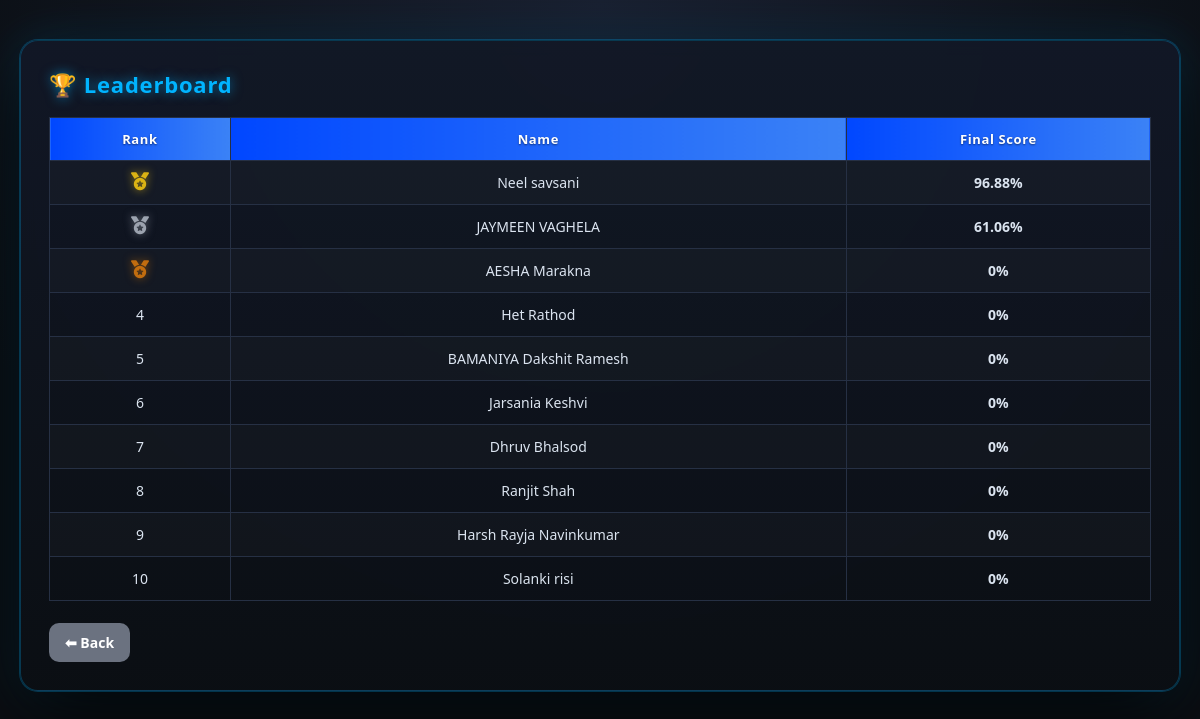
The page /leaderboard.php on the database its author committed.
### tables this page shows
CREATE TABLE `user` (
  `enrollment` varchar(30) NOT NULL,
  `name` varchar(30) NOT NULL,
  `mobile` bigint(10) NOT NULL,
  `email` varchar(30) NOT NULL,
  `status` varchar(30) NOT NULL,
  `wpm` int(4) NOT NULL,
  `accuracy` int(4) NOT NULL,
  `typing_score` int(4) NOT NULL,
  `quiz_score` int(6) NOT NULL,
  `final_score` int(4) NOT NULL
);

### leaderboard.php (the view, shortened to what this page needs)
<?php include "dbconnect.php"; ?>
<!DOCTYPE html>
<html>
<head>
    <link rel="stylesheet" href="css/home.css">
    <link rel="stylesheet" href="https://cdnjs.cloudflare.com/ajax/libs/font-awesome/6.5.1/css/all.min.css">
</head>
<body>
<div class="box">
    <h2>🏆 Leaderboard</h2>
    <table>
        <tr>
            <th>Rank</th>
            <th>Name</th>
            <th>Final Score</th>
        </tr>
<?php
$maxRes = mysqli_query($conn, "SELECT MAX(typing_score) AS max_score FROM user");
$maxRow = mysqli_fetch_assoc($maxRes);
$maxTypingScore = $maxRow['max_score'] ?: 1;
$query = "
SELECT name,
    (
        (typing_score / $maxTypingScore) * 100 +
        (quiz_score / 16000) * 100
    ) / 2 AS final_score
FROM user
ORDER BY final_score DESC
LIMIT 10
";
$res = mysqli_query($conn, $query);
$rank = 1;
while ($row = mysqli_fetch_assoc($res)) {
    if ($rank == 1) {
        $rankDisplay = "<i class='fa-solid fa-medal gold'></i>";
    } elseif ($rank == 2) {
        $rankDisplay = "<i class='fa-solid fa-medal silver'></i>";
    } elseif ($rank == 3) {
        $rankDisplay = "<i class='fa-solid fa-medal bronze'></i>";
    } else {
        $rankDisplay = $rank;
    }
    echo "<tr>
        <td>{$rankDisplay}</td>
        <td>{$row['name']}</td>
        <td><strong>" . round($row['final_score'], 2) . "%</strong></td>
    </tr>";
    $rank++;
}
?>
    </table>
    <br>
    <button onclick="window.location='home.php'" class="btn-cancel">⬅ Back</button>
</div>
</body>
</html>

### css/home.css (style rules this page uses)
* { margin: 0; padding: 0; box-sizing: border-box; font-family: "Segoe UI", system-ui, sans-serif; }
body { min-height: 100vh; background: radial-gradient(circle at top, #1a2233, #0b0f14 70%); padding: 40px 20px; color: #e8eaf0; }
.box { max-width: 1300px; margin: auto; padding: 28px; background: linear-gradient( 180deg, rgba(18, 24, 38, 0.96), rgba(11, 15, 20, 0.96) ); border-radius: 18px; border: 1px solid rgba(0,180,255,0.25); backdrop-filter: blur(8px); box-shadow: 0 0 0 1px rgba(0,180,255,0.25), 0 25px 80px rgba(0,0,0,0.85), 0 0 45px rgba(0,180,255,0.18); }
.box h2 { font-size: 22px; font-weight: 600; letter-spacing: 0.8px; margin-bottom: 18px; color: #00b4ff; text-shadow: 0 0 12px rgba(0,180,255,0.6); }
button { border: none; border-radius: 10px; padding: 10px 16px; font-size: 14px; font-weight: 600; cursor: pointer; color: #ffffff; }
.btn-cancel { background: #6b7280; }
table { width: 100%; border-collapse: collapse; margin-top: 10px; font-size: 14px; }
th, td { padding: 12px; border: 1px solid #263044; text-align: center; }
th { background: linear-gradient(90deg, #0047ff, #3b82f6); color: #ffffff; font-size: 13px; letter-spacing: 0.6px; text-shadow: 0 1px 2px rgba(0,0,0,0.5); }
td { color: #dbe4f0; }
tr:nth-child(even) { background: rgba(255,255,255,0.02); }
.gold { color: #e6bb13ee; font-size: 18px; text-shadow: 0 0 8px rgba(250, 204, 21, 0.6); }
.silver { color: #9ca3af; font-size: 18px; text-shadow: 0 0 8px rgba(156, 163, 175, 0.6); }
.bronze { color: #cc730eec; font-size: 18px; text-shadow: 0 0 8px rgba(217, 119, 6, 0.6); }
.gold, .silver, .bronze { animation: medalReveal 0.6s ease-out both; }
.silver { animation-delay: 0.08s; }
.bronze { animation-delay: 0.16s; }

### rows shown on the page
user: name "Neel savsani", final_score "96.88"
user: name "JAYMEEN VAGHELA", final_score "61.06"
user: name "AESHA Marakna", final_score "0"
user: rankDisplay "4", name "Het Rathod", final_score "0"
user: rankDisplay "5", name "BAMANIYA Dakshit Ramesh", final_score "0"
user: rankDisplay "6", name "Jarsania Keshvi", final_score "0"
user: rankDisplay "7", name "Dhruv Bhalsod", final_score "0"
user: rankDisplay "8", name "Ranjit Shah", final_score "0"
user: rankDisplay "9", name "Harsh Rayja Navinkumar", final_score "0"
user: rankDisplay "10", name "Solanki risi", final_score "0"
